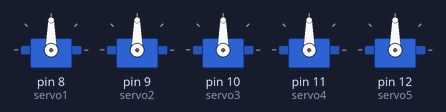
The sketch below on a simulated Arduino Uno, built with avr-gcc and run on an emulated ATmega328P. On the bench: 5 × servo.

Above: at 0.05 s.
At 2.0 s:
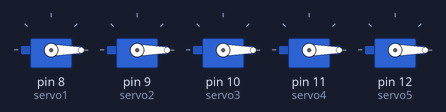
Timing chart, 0 to 4.6 s (numbered marks = the images above):
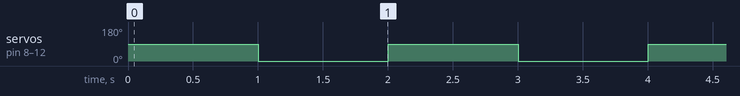

Measured:
- by itself, servo on pin 8 (servo1), servo on pin 9 (servo2), servo on pin 10 (servo3), servo on pin 11 (servo4), servo on pin 12 (servo5): alternates 90° for 1.0 s and 0° for 1.0 s

The sketch:

control_servo_automaticlly_code.ino
```cpp
#include <Servo.h>

 //define an object for each motor
  Servo servo1;
  Servo servo2;
  Servo servo3;
  Servo servo4;
  Servo servo5;


void setup()
{
  //servo pins configuration as output
  pinMode(12, OUTPUT);
  pinMode(11, OUTPUT);
  pinMode(10, OUTPUT);
  pinMode(9, OUTPUT);
  pinMode(8, OUTPUT);


  //determine the control pin for each motor
   servo1.attach(8);
   servo2.attach(9);
   servo3.attach(10);
   servo4.attach(11);
   servo5.attach(12);


}

void loop()
{
  // move the motors to 90 angle
  servo1.write(90);
  servo2.write(90);
  servo3.write(90);
  servo4.write(90);
  servo5.write(90);

 delay (1000);

  // move the motors back  to 0 angle
  servo1.write(0);
  servo2.write(0);
  servo3.write(0);
  servo4.write(0);
  servo5.write(0);

  delay (1000);
}
```
